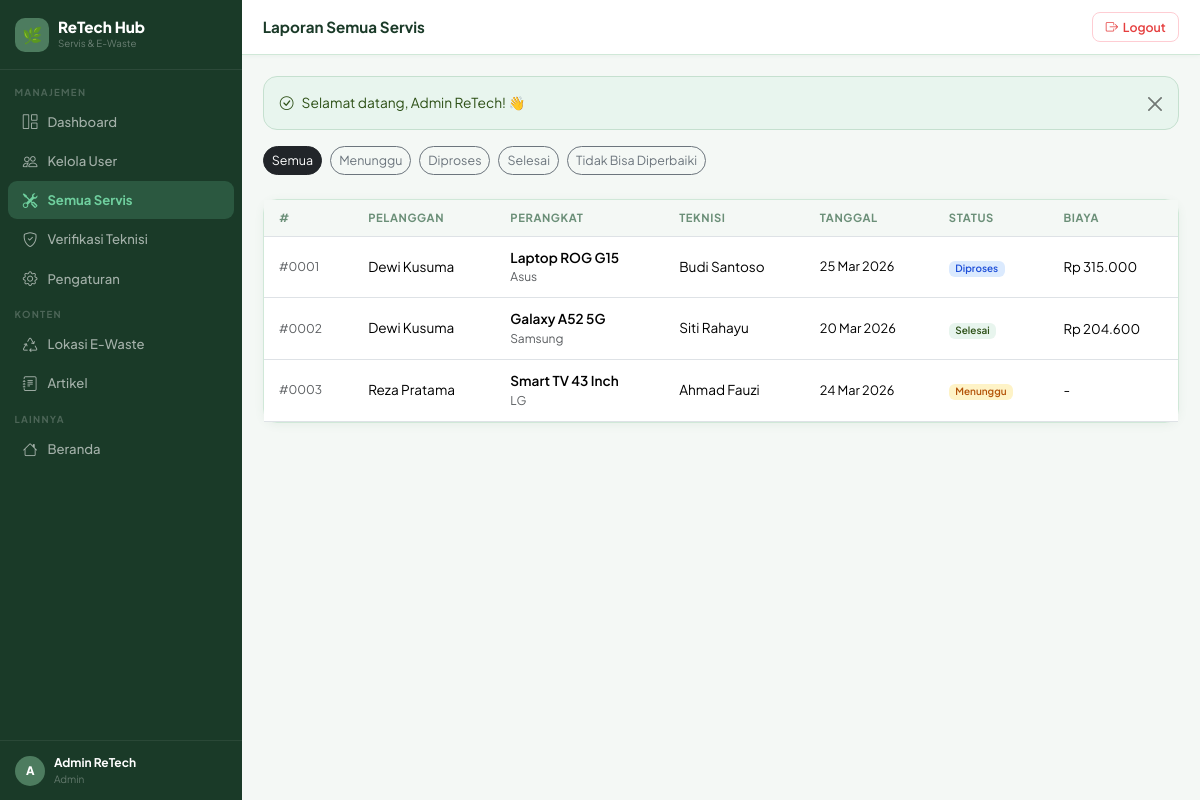
Screenshot of /admin/services.php (signed in) with the database file from the repository.
### tables this page shows
CREATE TABLE IF NOT EXISTS users (
    id INT AUTO_INCREMENT PRIMARY KEY,
    name VARCHAR(255) NOT NULL,
    email VARCHAR(255) UNIQUE NOT NULL,
    password VARCHAR(255) NOT NULL,
    role ENUM('user','technician','admin') DEFAULT 'user',
    phone VARCHAR(20) NULL,
    address TEXT NULL,
    latitude DECIMAL(10,7) NULL,    
    longitude DECIMAL(10,7) NULL,
    created_at TIMESTAMP DEFAULT CURRENT_TIMESTAMP,
    updated_at TIMESTAMP DEFAULT CURRENT_TIMESTAMP ON UPDATE CURRENT_TIMESTAMP
);

CREATE TABLE IF NOT EXISTS service_requests (
    id INT AUTO_INCREMENT PRIMARY KEY,
    device_id INT NOT NULL,
    technician_id INT NULL,
    complaint TEXT NOT NULL,
    diagnosis TEXT NULL,
    service_date DATE NOT NULL,
    service_type ENUM('home_visit','bring_in') DEFAULT 'bring_in',
    status ENUM('menunggu','diproses','selesai','tidak_bisa_diperbaiki') DEFAULT 'menunggu',
     
    customer_address TEXT NULL,            
    customer_lat DECIMAL(10,7) NULL,
    customer_lng DECIMAL(10,7) NULL,
    distance_km DECIMAL(6,2) NULL,         
     
    service_cost DECIMAL(10,2) NULL,       
    transport_fee DECIMAL(10,2) DEFAULT 0, 
    app_fee DECIMAL(10,2) DEFAULT 0,       
    total_cost DECIMAL(10,2) NULL,         
    cost DECIMAL(10,2) NULL,               
    notes TEXT NULL,
    payment_method VARCHAR(50) DEFAULT 'COD',
     
    warranty_days INT DEFAULT 0,
    warranty_notes VARCHAR(255) NULL,
    warranty_until DATE NULL,
     
    rating_by_user TINYINT NULL,
    rating_note VARCHAR(255) NULL,
    created_at TIMESTAMP DEFAULT CURRENT_TIMESTAMP,
    updated_at TIMESTAMP DEFAULT CURRENT_TIMESTAMP ON UPDATE CURRENT_TIMESTAMP,
    FOREIGN KEY (device_id) REFERENCES devices(id) ON DELETE CASCADE,
    FOREIGN KEY (technician_id) REFERENCES technicians(id) ON DELETE SET NULL
);

CREATE TABLE IF NOT EXISTS devices (
    id INT AUTO_INCREMENT PRIMARY KEY,
    user_id INT NOT NULL,
    device_name VARCHAR(255) NOT NULL,
    device_type VARCHAR(100) NOT NULL,
    brand VARCHAR(100) NOT NULL,
    purchase_year YEAR NULL,
    description TEXT NULL,
    created_at TIMESTAMP DEFAULT CURRENT_TIMESTAMP,
    updated_at TIMESTAMP DEFAULT CURRENT_TIMESTAMP ON UPDATE CURRENT_TIMESTAMP,
    FOREIGN KEY (user_id) REFERENCES users(id) ON DELETE CASCADE
);

### admin/services.php (the view, shortened to what this page needs)
<?php
require_once __DIR__ . '/../includes/functions.php';
require_once __DIR__ . '/../includes/layout.php';
$pdo = getDB();
$filter = get('status');
$where  = $filter ? "WHERE sr.status='".htmlspecialchars($filter)."'" : '';
$services = $pdo->query("SELECT sr.*,d.device_name,d.brand,u.name AS customer_name,u2.name AS tech_name
    FROM service_requests sr
    JOIN devices d ON sr.device_id=d.id
    JOIN users u ON d.user_id=u.id
    LEFT JOIN technicians t ON sr.technician_id=t.id
    LEFT JOIN users u2 ON t.user_id=u2.id
    {$where} ORDER BY sr.created_at DESC")->fetchAll();
pageHeader('Laporan Servis','Laporan Semua Servis');
?>
<div class="d-flex gap-2 flex-wrap mb-4">
    <?php foreach (['' => 'Semua','menunggu'=>'Menunggu','diproses'=>'Diproses','selesai'=>'Selesai','tidak_bisa_diperbaiki'=>'Tidak Bisa Diperbaiki'] as $v=>$l): ?>
    <a href="services.php<?= $v ? '?status='.$v : '' ?>"
       class="btn btn-sm <?= $filter===$v?'btn-dark':'btn-outline-secondary' ?>" style="border-radius:50px;font-size:.78rem;"><?= $l ?></a>
    <?php endforeach; ?>
</div>
<div class="card">
    <div class="table-responsive">
        <table class="table mb-0">
            <thead><tr><th>#</th><th>Pelanggan</th><th>Perangkat</th><th>Teknisi</th><th>Tanggal</th><th>Status</th><th>Biaya</th></tr></thead>
            <tbody>
            <?php if(empty($services)): ?>
                <tr><td colspan="7" class="text-center py-4 text-muted">Tidak ada data.</td></tr>
            <?php else: foreach($services as $s): ?>
                <tr>
                    <td class="text-muted" style="font-size:.75rem;">#<?= str_pad($s['id'],4,'0',STR_PAD_LEFT) ?></td>
                    <td style="font-size:.85rem;"><?= e($s['customer_name']) ?></td>
                    <td><div style="font-size:.85rem;font-weight:600;"><?= e($s['device_name']) ?></div><div class="text-muted" style="font-size:.75rem;"><?= e($s['brand']) ?></div></td>
                    <td style="font-size:.85rem;"><?= e($s['tech_name'] ?? '-') ?></td>
                    <td style="font-size:.8rem;"><?= tglIndo($s['service_date']) ?></td>
                    <td><span class="badge bg-<?= statusBadge($s['status']) ?>"><?= statusLabel($s['status']) ?></span></td>
                    <td style="font-size:.83rem;"><?= $s['cost'] ? rupiah($s['cost']) : '-' ?></td>
                </tr>
            <?php endforeach; endif; ?>
            </tbody>
        </table>
    </div>
</div>
<?php pageFooter(); ?>

### includes/layout.php (shortened to what this page needs)
<?php
function pageHeader(string $title = 'Dashboard', string $pageTitle = ''): void {
    $user   = currentUser();
    $role   = $_SESSION['user_role'] ?? '';
    $active = $_SERVER['PHP_SELF'];
    $base   = BASE_URL;
?>
<!DOCTYPE html>
<html lang="id">
<head>
    <link href="https://cdn.jsdelivr.net/npm/bootstrap@5.3.2/dist/css/bootstrap.min.css" rel="stylesheet">
    <link href="https://cdn.jsdelivr.net/npm/bootstrap-icons@1.11.3/font/bootstrap-icons.min.css" rel="stylesheet">
</head>
<body>
<aside class="sidebar" id="sidebar">
    <div class="sb-brand">
        <div class="lbox">🌿</div>
        <div>
            <div class="bname">ReTech Hub</div>
            <div class="bsub">Servis &amp; E-Waste</div>
        </div>
    </div>
    <nav class="sb-nav">
        <?php if ($role === 'admin'): ?>
            <div class="sb-sec">Manajemen</div>
            <a href="<?= $base ?>/admin/dashboard.php" <?= str_contains($active,'admin/dashboard') ? 'class="active"' : '' ?>><i class="bi bi-grid-1x2"></i> Dashboard</a>
            <a href="<?= $base ?>/admin/users/index.php" <?= str_contains($active,'admin/users') ? 'class="active"' : '' ?>><i class="bi bi-people"></i> Kelola User</a>
            <a href="<?= $base ?>/admin/services.php" <?= str_contains($active,'admin/services') ? 'class="active"' : '' ?>><i class="bi bi-tools"></i> Semua Servis</a>
            <a href="<?= $base ?>/admin/technician_verify.php" <?= str_contains($active,'technician_verify') ? 'class="active"' : '' ?>><i class="bi bi-shield-check"></i> Verifikasi Teknisi</a>
            <a href="<?= $base ?>/admin/settings.php" <?= str_contains($active,'admin/settings') ? 'class="active"' : '' ?>><i class="bi bi-gear"></i> Pengaturan</a>
            <div class="sb-sec">Konten</div>
            <a href="<?= $base ?>/admin/ewaste/index.php" <?= str_contains($active,'admin/ewaste') ? 'class="active"' : '' ?>><i class="bi bi-recycle"></i> Lokasi E-Waste</a>
            <a href="<?= $base ?>/admin/articles/index.php" <?= str_contains($active,'admin/articles') ? 'class="active"' : '' ?>><i class="bi bi-journal-text"></i> Artikel</a>
        <?php endif; ?>
        <div class="sb-sec">Lainnya</div>
        <a href="<?= $base ?>/index.php"><i class="bi bi-house"></i> Beranda</a>
    </nav>
    <?php if ($user): ?>
    <div class="sb-user">
        <div class="av"><?= strtoupper(substr($user['name'] ?? 'U', 0, 1)) ?></div>
        <div>
            <div class="un"><?= htmlspecialchars($user['name'] ?? '') ?></div>
            <div class="ur"><?= ucfirst($role) ?></div>
        </div>
    </div>
    <?php endif; ?>
</aside>
<div class="main">
    <div class="topbar">
        <div class="d-flex align-items-center gap-2">
            <span class="ptitle"><?= htmlspecialchars($pageTitle ?: $title) ?></span>
        </div>
        <form method="POST" action="<?= $base ?>/logout.php" class="m-0">
            <button type="submit" class="btn-lo">
                <i class="bi bi-box-arrow-right"></i> Logout
            </button>
        </form>
    </div>
    <div class="page-body">
<?php
}
function pageFooter(): void {
    echo '</div></div>';
    echo '</body></html>';
}

### includes/layout.php (style rules this page uses)
:root { --sage: #4D7C5F; --sage-dk: #2D5016; --sage-lt: #E8F5EE; --sage-md: #C5E0CF; --mint: #6FCF9E; --forest: #1A3A28; --cream: #FAFDF8; --sand: #F4F8F5; --border: #D0E8D8; --txt: #1A3A28; --muted: #6B8F78; --white: #FFFFFF; --shadow: 0 2px 10px rgba(77,124,95,.08); --r: 14px; }
* { font-family: 'Plus Jakarta Sans', sans-serif; box-sizing: border-box; }
body { background: var(--sand); color: var(--txt); margin: 0; }
.sidebar { width: 242px; min-height: 100vh; background: var(--forest); position: fixed; top: 0; left: 0; z-index: 1000; display: flex; flex-direction: column; transition: transform .3s; }
.sb-brand { padding: 1.1rem .95rem; border-bottom: 1px solid rgba(255,255,255,.08); display: flex; align-items: center; gap: .55rem; }
.sb-brand .lbox { width: 34px; height: 34px; background: var(--sage); border-radius: 10px; display: flex; align-items: center; justify-content: center; font-size: 1rem; flex-shrink: 0; }
.sb-brand .bname { color: #fff; font-size: .95rem; font-weight: 800; line-height: 1.1; }
.sb-brand .bsub { color: rgba(255,255,255,.35); font-size: .61rem; }
.sb-nav { padding: .35rem 0; flex: 1; overflow-y: auto; }
.sb-sec { padding: .55rem .9rem .18rem; font-size: .6rem; font-weight: 700; text-transform: uppercase; letter-spacing: 1.3px; color: rgba(255,255,255,.22); }
.sb-nav a { display: flex; align-items: center; gap: .55rem; padding: .52rem .85rem; margin: .03rem .5rem; color: rgba(255,255,255,.6); text-decoration: none; font-size: .82rem; font-weight: 500; border-radius: 9px; transition: .15s; }
.sb-nav a i { font-size: .92rem; width: 17px; text-align: center; flex-shrink: 0; }
.sb-nav a.active { background: rgba(111,207,158,.2); color: var(--mint); font-weight: 700; }
.sb-nav a.active i { color: var(--mint); }
.sb-user { padding: .8rem .95rem; border-top: 1px solid rgba(255,255,255,.07); display: flex; align-items: center; gap: .55rem; }
.av { width: 30px; height: 30px; background: var(--sage); border-radius: 50%; display: flex; align-items: center; justify-content: center; color: #fff; font-weight: 800; font-size: .73rem; flex-shrink: 0; }
.un { color: #fff; font-size: .75rem; font-weight: 700; }
.ur { color: rgba(255,255,255,.32); font-size: .63rem; }
.main { margin-left: 242px; min-height: 100vh; }
.topbar { background: var(--white); padding: .78rem 1.3rem; border-bottom: 1px solid var(--border); display: flex; align-items: center; justify-content: space-between; position: sticky; top: 0; z-index: 100; box-shadow: 0 1px 4px rgba(77,124,95,.06); }
.ptitle { font-weight: 700; font-size: .95rem; color: var(--txt); margin: 0; }
.btn-lo { background: transparent; border: 1.5px solid #FECDD3; color: #E53E3E; border-radius: 8px; padding: .27rem .78rem; font-size: .77rem; font-weight: 600; cursor: pointer; transition: .15s; display: flex; align-items: center; gap: .3rem; }
.page-body { padding: 1.3rem; }
.card { border: 1px solid var(--border); border-radius: var(--r); box-shadow: var(--shadow); background: var(--white); }
.table { font-size: .83rem; }
.table th { font-size: .7rem; text-transform: uppercase; letter-spacing: .6px; color: var(--muted); font-weight: 700; background: var(--sand); padding: .58rem .95rem; }
.table td { padding: .7rem .95rem; vertical-align: middle; }
.badge { font-weight: 600; border-radius: 6px; padding: .3em .65em; }
.bg-warning { background: #FEF3C7 !important; color: #B45309 !important; }
.bg-info { background: #DBEAFE !important; color: #1D4ED8 !important; }
.bg-success { background: var(--sage-lt) !important; color: var(--sage-dk) !important; }

### rows the page displays
users: name "A", name "Admin ReTech"
service_requests: id "0001", users.name "Dewi Kusuma", device.device_name "Laptop ROG G15", device.brand "Asus", users.name "Budi Santoso", service_date "25 Mar 2026", status "Diproses", cost "Rp 315.000"
service_requests: id "0002", users.name "Dewi Kusuma", device.device_name "Galaxy A52 5G", device.brand "Samsung", users.name "Siti Rahayu", service_date "20 Mar 2026", status "Selesai", cost "Rp 204.600"
service_requests: id "0003", users.name "Reza Pratama", device.device_name "Smart TV 43 Inch", device.brand "LG", users.name "Ahmad Fauzi", service_date "24 Mar 2026", status "Menunggu"

### other values shown
$role "Admin"
$pageTitle ?: $title "Laporan Semua Servis"
$flash['msg'] "Selamat datang, Admin ReTech! 👋"
$l "Semua"
$l "Menunggu"
$l "Diproses"
$l "Selesai"
$l "Tidak Bisa Diperbaiki"
